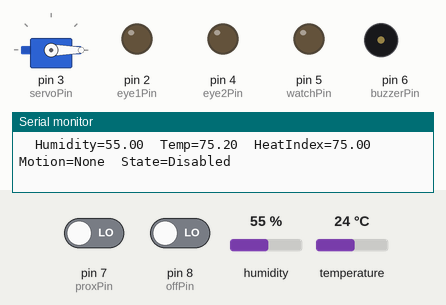
Simulated run of this sketch. Board: Arduino Uno, built with avr-gcc and run on an emulated ATmega328P. Shown: servo, output pins drawn as LEDs (lit = HIGH), buzzer (waves = sounding, pin HIGH), the last lines printed to the serial monitor. Dashed ring = blinking. Inputs (shaded band) come from the test bench; at power-on: pin 7 (proxPin) LOW, pin 8 (offPin) LOW, temperature 24 °C, humidity 55 %.

Above: at 1.2 s.
1.3 s: pin 7 (proxPin) driven HIGH
4.8 s: pin 8 (offPin) driven HIGH
At 5.6 s:
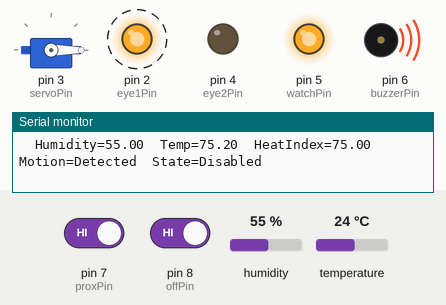
At 6.92 s:
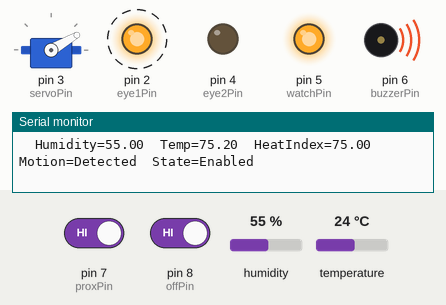
8.3 s: pin 7 (proxPin) driven LOW
At 9.02 s:
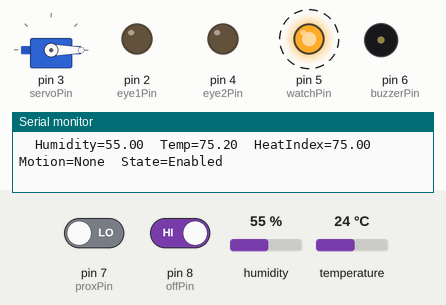
11.8 s: temperature set to 41 °C
18.8 s: temperature set to 12 °C
25.8 s: pin 7 (proxPin) driven HIGH and pin 8 (offPin) driven LOW
Timing chart, 0 to 33.8 s (numbered marks = the images above; inputs shaded):
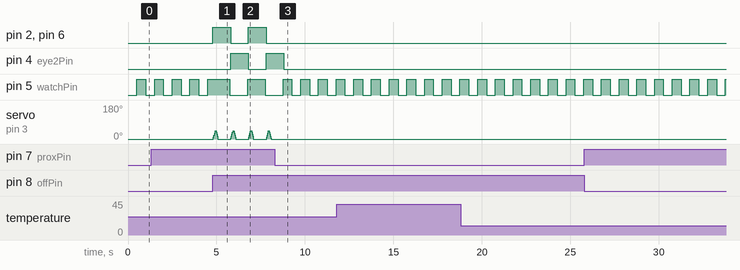

Measured:
- after the input at 8.3 s, pin 2 (eye1Pin), pin 6 (buzzerPin): stops changing and stays LOW; pin 4 (eye2Pin): goes on until 8.8 s, then stays LOW; pin 5 (watchPin): alternates HIGH for 0.50 s and LOW for 0.50 s, starting after 0.96 s; servo on pin 3 (servoPin): stops changing and stays 0°

The sketch:

EvilOwl.ino
```cpp
#include <Servo.h>
#include <DHT.h>

//***********************************************************************
// EvilOwl.ino
//evil owl monitoring system
// Written for Arduino Uno
// required DHT library (https://github.com/adafruit/DHT-sensor-library/actions)
//         and [Adafruit Unified Sensor Driver](https://github.com/adafruit/Adafruit_Sensor)
//
// S. Stier   6/25/2020 Changed out DHT Sensor- refresh all
// S. Stier   5/4/2022  Refresh

Servo myservo;  // create servo object to control a servo


int pos = 0;    // variable to store the servo position

// constants won't change. Used here to set a pin numbers :
const int eye1Pin =  2;      // the number of the Eye 1 LED pin
const int servoPin = 3;  //number of the Pin that holds the servo
const int eye2Pin =  4;      // the number of the Eye 2 LED pin
const int watchPin = 5;     // led which blinks when ever the program is running
const int buzzerPin =  6;      // the number of the pin the Buzzer is connected to
const int proxPin = 7; //number of the Pin that holds the prox switch
const int offPin = 8; //Number of the pin that holds the on/off swich
const int DHTPIN = 10; //Number of the pin that reads the DHT Sensor (humitdity and temperature)
#define DHTTYPE DHT11   // DHT 11

DHT dht(DHTPIN, DHTTYPE);

// Variables will change :
int led1State = LOW;             // ledState used to set the Eye 1 LED
int led2State = HIGH;
int ledWatchState = LOW;
unsigned long previousMillis = 0;        // will store last time LED was updated
unsigned long previousWatchMillis = 0;        // will store last time LED was updated

// constants won't change :
const long interval = 1000;           // interval at which to blink Eyes (milliseconds)
const long watchInterval = 500;      // interval at which to watchdog LED (milliseconds)

void setup() {
  // put your setup code here, to run once:

  // set the digital pin as output:
  pinMode(watchPin, OUTPUT);
  pinMode(eye1Pin, OUTPUT);
  pinMode(eye2Pin, OUTPUT);
  pinMode(buzzerPin, OUTPUT);
  pinMode(proxPin, INPUT);
  pinMode(offPin, INPUT);
  myservo.attach(servoPin);  // attaches the servo on pin 9 to the servo object

  Serial.begin(9600);
  dht.begin();


}

void loop() {

  // check to see if it's time to blink the LED; that is, if the
  // difference between the current time and last time you blinked
  // the LED is bigger than the interval at which you want to
  // blink the LED.

 unsigned long currentWatchMillis = millis();
  if (currentWatchMillis - previousWatchMillis >= watchInterval) {
    // save the last time you blinked the LED
    previousWatchMillis = currentWatchMillis;

    // if the LED is off turn it on and vice-versa:
    if (ledWatchState == LOW) {
      ledWatchState = HIGH;
    } else {
        ledWatchState = LOW;
      }
 // set the LED with the ledState of the variable:
    digitalWrite(watchPin, ledWatchState);

  // check the temp and humididty sensors
  // Reading temperature or humidity takes about 250 milliseconds!
  // Sensor readings may also be up to 2 seconds 'old' (its a very slow sensor)
  float h = dht.readHumidity();
  // Read temperature as Fahrenheit (isFahrenheit = true)
  float f = dht.readTemperature(true);

  // Check if any reads failed and exit early (to try again).
  //if (isnan(h) || isnan(f)) {
  //  Serial.println("Failed to read from DHT sensor!");
  //  return;
  //}

  // Compute heat index in Fahrenheit (the default)
  float hif = dht.computeHeatIndex(f, h);
  Serial.print("\t");
  Serial.print("Humidity=");
  Serial.print(h);
  Serial.print("\t");
  Serial.print("Temp=");
  Serial.print(f);
  Serial.print("\t");
  Serial.print("HeatIndex=");
  Serial.print(hif);
  Serial.print(" \t");
  if (digitalRead(proxPin) == HIGH)
  {Serial.print("Motion=Detected\t");}
  else
  {Serial.print("Motion=None\t");}
  if (digitalRead(offPin) == HIGH)
  {Serial.println("State=Enabled");}
  else
  {Serial.println("State=Disabled");}

// End of humidity Sensor Check

  }

    digitalWrite (13,digitalRead(offPin));
  // check if motion is detected
  if ((digitalRead(proxPin) == HIGH) && (digitalRead(offPin) == HIGH)) {

  unsigned long currentMillis = millis();

  if (currentMillis - previousMillis >= interval) {
    // save the last time you blinked the LED
    previousMillis = currentMillis;

    // if the LED is off turn it on and vice-versa:
    if (led1State == LOW) {
      led1State = HIGH;
      led2State = LOW;
    } else {
        led1State = LOW;
        led2State = HIGH;
      }

    // set the LED with the ledState of the variable:
    digitalWrite(eye1Pin, led1State);
    digitalWrite(eye2Pin, led2State);
    digitalWrite (buzzerPin, led1State);

 // fade in from min to max in increments of 5 points:
    for (int fadeValue = 0 ; fadeValue <= 45; fadeValue += 5) {
        // sets the value (range from 0 to 255):
        //analogWrite(buzzerPin, fadeValue);
        myservo.write(fadeValue);
        // wait for 15 Millisecs for Servo to get into position
        delay(15);
    }

    // fade out from max to min in increments of 5 points:
    for (int fadeValue = 45 ; fadeValue >= 0; fadeValue -= 5) {
      // sets the value (range from 0 to 255):
      //analogWrite(buzzerPin, fadeValue);
      myservo.write(fadeValue);
      // wait for 15 Millisecs for Servo to get into position
      delay(15);
    }
// fade in from min to max in increments of 5 points:
    for (int fadeValue = 0 ; fadeValue <= 250; fadeValue += 25) {
      // sets the value (range from 0 to 255):
      //analogWrite(buzzerPin, fadeValue);
      // wait for 15 Millisecs for Servo to get into position
      delay(30);
    }

    // fade out from max to min in increments of 5 points:
    for (int fadeValue = 250 ; fadeValue >= 0; fadeValue -= 25) {
      // sets the value (range from 0 to 255):
      //analogWrite(buzzerPin, fadeValue);
      // wait for 15 Millisecs for Servo to get into position
      delay(30);
    }


  }

 } else {

    digitalWrite(eye1Pin, LOW);
    digitalWrite(eye2Pin, LOW);
    digitalWrite(buzzerPin, LOW);
    //analogWrite(buzzerPin, 0);
    myservo.write(0);
  }

}
```
